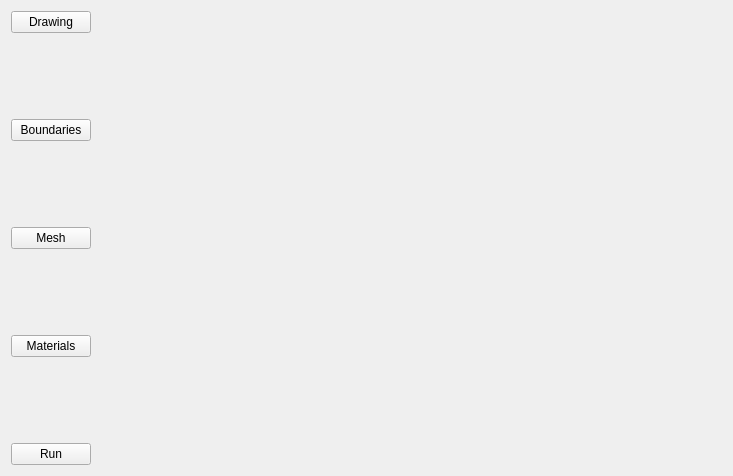
<?xml version="1.0" encoding="UTF-8"?>
<ui version="4.0">
 <class>dBMCreator</class>
 <widget class="QWidget" name="dBMCreator">
  <property name="geometry">
   <rect>
    <x>0</x>
    <y>0</y>
    <width>733</width>
    <height>476</height>
   </rect>
  </property>
  <property name="windowTitle">
   <string>Form</string>
  </property>
  <layout class="QGridLayout" name="gridLayout">
   <item row="0" column="0">
    <layout class="QVBoxLayout" name="MainLayout">
     <item>
      <widget class="QPushButton" name="Drawing">
       <property name="text">
        <string>Drawing</string>
       </property>
      </widget>
     </item>
     <item>
      <spacer name="verticalSpacer">
       <property name="orientation">
        <enum>Qt::Vertical</enum>
       </property>
       <property name="sizeHint" stdset="0">
        <size>
         <width>20</width>
         <height>40</height>
        </size>
       </property>
      </spacer>
     </item>
     <item>
      <widget class="QPushButton" name="Boundaries">
       <property name="text">
        <string>Boundaries</string>
       </property>
      </widget>
     </item>
     <item>
      <spacer name="verticalSpacer_2">
       <property name="orientation">
        <enum>Qt::Vertical</enum>
       </property>
       <property name="sizeHint" stdset="0">
        <size>
         <width>20</width>
         <height>40</height>
        </size>
       </property>
      </spacer>
     </item>
     <item>
      <widget class="QPushButton" name="Mesh">
       <property name="text">
        <string>Mesh</string>
       </property>
      </widget>
     </item>
     <item>
      <spacer name="verticalSpacer_3">
       <property name="orientation">
        <enum>Qt::Vertical</enum>
       </property>
       <property name="sizeHint" stdset="0">
        <size>
         <width>20</width>
         <height>40</height>
        </size>
       </property>
      </spacer>
     </item>
     <item>
      <widget class="QPushButton" name="Materials">
       <property name="text">
        <string>Materials</string>
       </property>
      </widget>
     </item>
     <item>
      <spacer name="verticalSpacer_4">
       <property name="orientation">
        <enum>Qt::Vertical</enum>
       </property>
       <property name="sizeHint" stdset="0">
        <size>
         <width>20</width>
         <height>40</height>
        </size>
       </property>
      </spacer>
     </item>
     <item>
      <widget class="QPushButton" name="Run">
       <property name="text">
        <string>Run</string>
       </property>
      </widget>
     </item>
    </layout>
   </item>
   <item row="0" column="1">
    <widget class="QStackedWidget" name="stackedWidget">
     <property name="currentIndex">
      <number>0</number>
     </property>
     <widget class="QWidget" name="page"/>
     <widget class="QWidget" name="page_2">
      <widget class="QWidget" name="verticalLayoutWidget_2">
       <property name="geometry">
        <rect>
         <x>0</x>
         <y>30</y>
         <width>77</width>
         <height>251</height>
        </rect>
       </property>
       <layout class="QVBoxLayout" name="Shapelayout">
        <item>
         <widget class="QPushButton" name="Rectangle">
          <property name="text">
           <string>Rectangle</string>
          </property>
         </widget>
        </item>
        <item>
         <widget class="QPushButton" name="Circle">
          <property name="text">
           <string>Circle</string>
          </property>
         </widget>
        </item>
        <item>
         <widget class="QPushButton" name="Line">
          <property name="text">
           <string>Line</string>
          </property>
         </widget>
        </item>
        <item>
         <widget class="QPushButton" name="Polygon">
          <property name="text">
           <string>Polygon</string>
          </property>
         </widget>
        </item>
        <item>
         <widget class="QPushButton" name="Add">
          <property name="text">
           <string>Add</string>
          </property>
         </widget>
        </item>
        <item>
         <widget class="QPushButton" name="Remove">
          <property name="text">
           <string>Remove</string>
          </property>
         </widget>
        </item>
       </layout>
      </widget>
     </widget>
    </widget>
   </item>
  </layout>
 </widget>
 <resources/>
 <connections/>
</ui>
